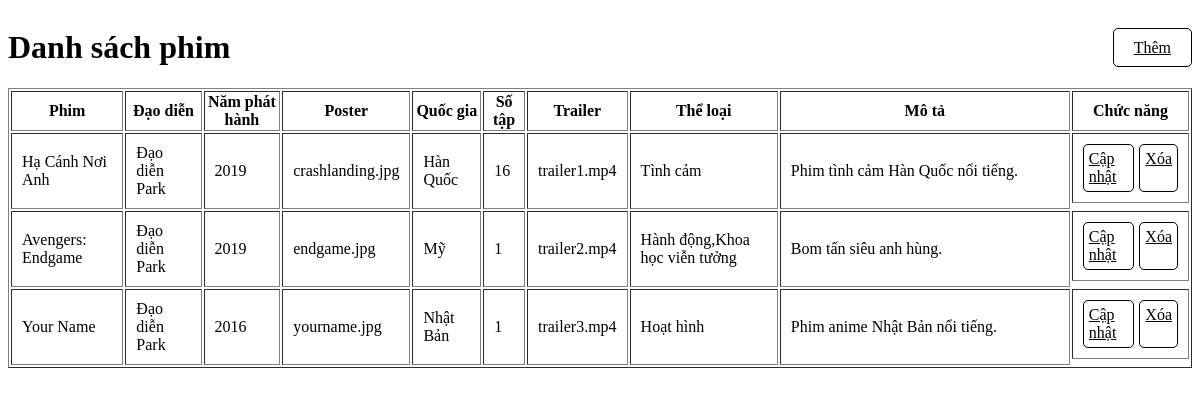
Page /PHP/phim.php on the committed database.
### tables this page shows
CREATE TABLE IF NOT EXISTS phim(
    id INT PRIMARY KEY AUTO_INCREMENT,
    ten_phim VARCHAR(100),
    dao_dien_id INT,
    nam_phat_hanh INT,
    poster VARCHAR(200),
    quoc_gia_id INT,
    so_tap INT,
    trailer VARCHAR(200),
    mo_ta TEXT
);

CREATE TABLE IF NOT EXISTS nguoi_dung(
    id INT PRIMARY KEY AUTO_INCREMENT,
    ten_dang_nhap VARCHAR(50),
    mat_khau VARCHAR(50),
    ho_ten VARCHAR(50),
    email VARCHAR(50),
    sdt VARCHAR(10),
    vai_tro_id INT,
    ngay_sinh DATETIME
);

CREATE TABLE IF NOT EXISTS quoc_gia(
    id INT PRIMARY KEY AUTO_INCREMENT,
    ten_quoc_gia VARCHAR(50)
);

### PHP/phim.php (the view, shortened to what this page needs)
<!DOCTYPE html>
<html lang="en">
<head>
</head>
<body>
    <div class="control">
        <h1>Danh sách phim</h1>
        <div>
            <a class="them" href="index.php?page_layout=themphim">Thêm</a>
        </div>
    </div>
    <table border=1>
        <tr>
            <th>Phim</th>
            <th>Đạo diễn</th>
            <th>Năm phát hành</th>
            <th>Poster</th>
            <th>Quốc gia</th>
            <th>Số tập</th>
            <th>Trailer</th>
            <th>Thể loại</th>
            <th>Mô tả</th>
            <th>Chức năng</th>
        </tr>
        <?php
            include("connect.php");
            $sql = "SELECT p.*, qg.ten_quoc_gia, nd.ho_ten as ten_dao_dien, GROUP_CONCAT(tl.ten_the_loai) AS the_loai FROM phim p JOIN quoc_gia qg ON p.quoc_gia_id = qg.id JOIN nguoi_dung nd ON p.dao_dien_id = nd.id JOIN phim_the_loai ptl ON p.id = ptl.phim_id JOIN the_loai tl ON tl.id = ptl.the_loai_id GROUP BY p.id";
            $result = mysqli_query($conn, $sql);
            while($row = mysqli_fetch_array($result)){
        ?>
        <tr>
            <td><?php echo $row["ten_phim"] ?></td>
            <td><?php echo $row["ten_dao_dien"] ?></td>
            <td><?php echo $row["nam_phat_hanh"] ?></td>
            <td><?php echo $row["poster"] ?></td>
            <td><?php echo $row["ten_quoc_gia"] ?></td>
            <td><?php echo $row["so_tap"] ?></td>
            <td><?php echo $row["trailer"] ?></td>
            <td><?php echo $row["the_loai"] ?></td>
            <td class="mota"><?php echo $row["mo_ta"] ?></td>
            <td class="chucnang">
                <a class="btn" href="index.php?page_layout=capnhatphim&id=<?php echo $row["id"] ?>">Cập nhật</a>
                <a class="btn" href="xoaphim.php?id=<?php echo $row["id"] ?>">Xóa</a>
            </td>
        </tr>
        <?php }?>
    </table>
</body>
</html>

### PHP/phim.php (style rules this page uses)
table { width: 100%; }
.btn { padding: 5px; color: black; border: 1px solid black; border-radius: 5px; }
.them { background-color: white; border: 1px solid black; padding: 10px 20px; color: black; border-radius: 5px; }
td { padding: 10px; }
.chucnang { display: flex; gap: 5px; justify-content: center; }
.control { display: flex; align-items: center; justify-content: space-between; }
.mota { width: 25%; }

### rows in the picture
phim: ten_phim "Hạ Cánh Nơi Anh", nguoi_dung.ho_ten "Đạo diễn Park", nam_phat_hanh "2019", poster "crashlanding.jpg", quoc_gia.ten_quoc_gia "Hàn Quốc", so_tap "16", trailer "trailer1.mp4", the_loai "Tình cảm", mo_ta "Phim tình cảm Hàn Quốc nổi tiếng."
phim: ten_phim "Avengers: Endgame", nguoi_dung.ho_ten "Đạo diễn Park", nam_phat_hanh "2019", poster "endgame.jpg", quoc_gia.ten_quoc_gia "Mỹ", so_tap "1", trailer "trailer2.mp4", the_loai "Hành động,Khoa học viễn tưởng", mo_ta "Bom tấn siêu anh hùng."
phim: ten_phim "Your Name", nguoi_dung.ho_ten "Đạo diễn Park", nam_phat_hanh "2016", poster "yourname.jpg", quoc_gia.ten_quoc_gia "Nhật Bản", so_tap "1", trailer "trailer3.mp4", the_loai "Hoạt hình", mo_ta "Phim anime Nhật Bản nổi tiếng."
